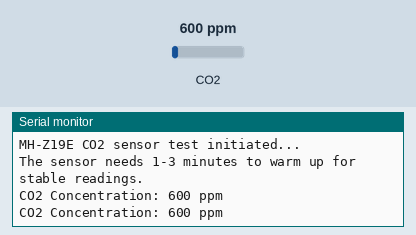
Simulated run of this sketch. Board: ESP32. Parts: the last lines printed to the serial monitor. The test bench sets the inputs (shaded band); at power-on: CO2 600 ppm.

Above: at 5.8 s.
5.9 s: CO2 set to 452 ppm
At 11.3 s:
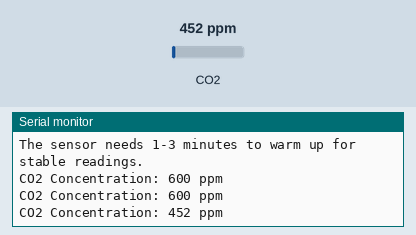
11.9 s: CO2 set to 1050 ppm
At 15.8 s:
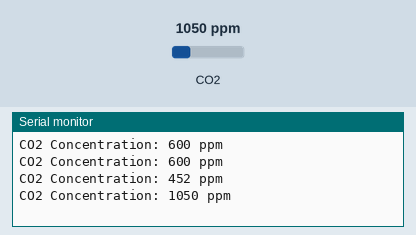
Timing chart, 0 to 17.3 s (numbered marks = the images above; inputs shaded):
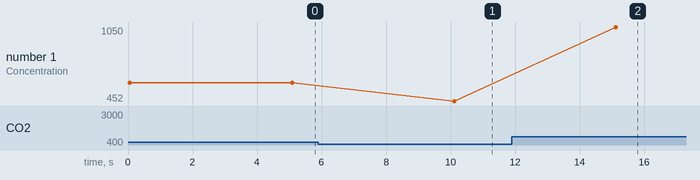

Measured:
- after the input at 5.9 s, the serial monitor: prints a new line after 4.2 s (image 1)
- after the input at 11.9 s, the serial monitor: prints a new line after 3.2 s (image 2)
- plotted number 1: 600 → 452 after the input at 5.9 s, 452 → 1050 after the input at 11.9 s

The sketch:

MH-Z19E.ino
```cpp
// =================================================================//
//  SENSOR TEST: MH-Z19E - Carbon Dioxide (CO₂)
// =================================================================//

// First, I include the dedicated library for the MH-Z19 sensor.
#include <MHZ19.h>

// I'll define the pins I'm using for the UART communication.
#define RX_PIN 16 // This is the ESP32's RX pin, connected to the sensor's TX.
#define TX_PIN 17 // This is the ESP32's TX pin, connected to the sensor's RX.

// I create an object for my MH-Z19 sensor.
MHZ19 myMHZ19;
// I'll use the second hardware serial port for communication.
HardwareSerial mhzSerial(2);

void setup() {
  // I start serial communication to see the output.
  Serial.begin(9600);

  // I initialize the serial port for the sensor.
  mhzSerial.begin(9600, SERIAL_8N1, RX_PIN, TX_PIN);

  // I associate the library object with the serial port I've configured.
  myMHZ19.begin(mhzSerial);

  // I'm enabling the auto-calibration feature. This feature assumes the sensor
  // will be exposed to fresh air (~400 ppm) at least once in its operational cycle.
  myMHZ19.autoCalibration(true);

  Serial.println("MH-Z19E CO2 sensor test initiated...");
  Serial.println("The sensor needs 1-3 minutes to warm up for stable readings.");
}

void loop() {
  // In the loop, I use the library's getCO2() function to easily get the reading in ppm.
  int co2 = myMHZ19.getCO2();

  // I print the result to the Serial Monitor.
  Serial.print("CO2 Concentration: ");
  Serial.print(co2);
  Serial.println(" ppm");

  // I wait for 5 seconds before the next reading, as the sensor updates slowly.
  delay(5000);
}
```
